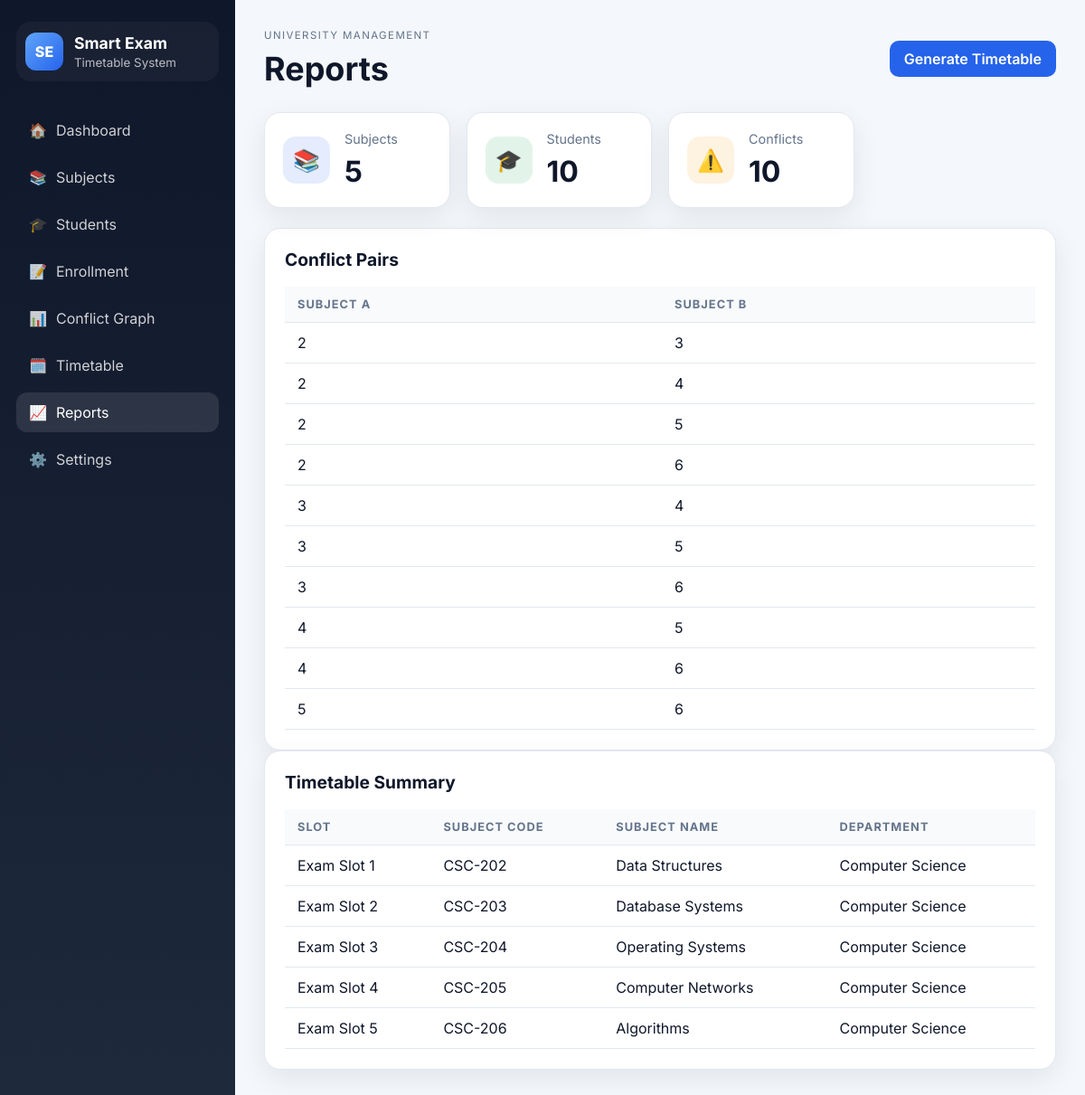
Page /reports on the committed database.
### tables this page shows
CREATE TABLE generated_timetable (
            id INTEGER PRIMARY KEY AUTOINCREMENT,
            subject_id INTEGER NOT NULL,
            slot_index INTEGER NOT NULL,
            slot_name TEXT NOT NULL,
            UNIQUE(subject_id),
            FOREIGN KEY(subject_id) REFERENCES subjects(id)
        );

CREATE TABLE subjects (
            id INTEGER PRIMARY KEY AUTOINCREMENT,
            code TEXT NOT NULL UNIQUE,
            name TEXT NOT NULL,
            department TEXT NOT NULL,
            semester INTEGER NOT NULL,
            created_at TEXT DEFAULT CURRENT_TIMESTAMP
        );

### app.py (the view)
@app.route("/reports")
def reports_page():
    subjects = fetch_subjects()
    students = fetch_students()
    enrollments = fetch_enrollments()
    conflict_pairs = get_conflict_pairs(subjects, [{"student_id": item["student_id"], "subject_id": item["subject_id"]} for item in enrollments])
    timetable = get_generated_timetable()
    subject_violations = []
    for subject in subjects:
        total_students = subject.get("student_count", 0)
        if total_students:
            subject_violations.append({
                "name": subject["name"],
                "students": total_students,
            })
    return render_template(
        "reports.html",
        subjects=subjects,
        students=students,
        enrollments=enrollments,
        conflict_pairs=conflict_pairs,
        timetable=timetable,
        subject_violations=subject_violations,
    )

### algorithm/graph.py (called while the page is built)
def build_conflict_graph(subjects, enrollments):
    subject_ids = {item["id"] for item in subjects}
    adjacency = {subject_id: set() for subject_id in subject_ids}
    students_to_subjects = defaultdict(set)
    for enrollment in enrollments:
        students_to_subjects[enrollment["student_id"]].add(enrollment["subject_id"])
    for related_subjects in students_to_subjects.values():
        related_subjects = list(related_subjects)
        for index, subject_id in enumerate(related_subjects):
            for other_subject_id in related_subjects[index + 1:]:
                if subject_id != other_subject_id:
                    adjacency[subject_id].add(other_subject_id)
                    adjacency[other_subject_id].add(subject_id)
    return adjacency

def get_conflict_pairs(subjects, enrollments):
    adjacency = build_conflict_graph(subjects, enrollments)
    pairs = set()
    for subject_id, neighbors in adjacency.items():
        for neighbor_id in neighbors:
            if subject_id < neighbor_id:
                pairs.add((subject_id, neighbor_id))
    return sorted(pairs)

### app.py (called while the page is built)
def get_generated_timetable():
    conn = get_connection()
    rows = conn.execute(
        """
        SELECT gt.subject_id, gt.slot_index, gt.slot_name,
               s.code AS subject_code, s.name AS subject_name, s.department, s.semester
        FROM generated_timetable gt
        JOIN subjects s ON s.id = gt.subject_id
        ORDER BY gt.slot_index, s.code
        """
    ).fetchall()
    conn.close()
    return [dict(row) for row in rows]

### database/db.py (called while the page is built)
def get_connection():
    conn = sqlite3.connect(DB_PATH)
    conn.row_factory = sqlite3.Row
    return conn

def fetch_subjects():
    conn = get_connection()
    rows = conn.execute(
        """
        SELECT s.id, s.code, s.name, s.department, s.semester,
               COUNT(DISTINCT e.student_id) AS student_count
        FROM subjects s
        LEFT JOIN enrollments e ON e.subject_id = s.id
        GROUP BY s.id, s.code, s.name, s.department, s.semester
        ORDER BY s.code ASC
        """
    ).fetchall()
    conn.close()
    return [dict(row) for row in rows]

### templates/reports.html (shortened to what this page needs)
{% extends 'base.html' %}
{% block page_title %}Reports{% endblock %}
{% block content %}
<div class="stats-grid">
    <div class="stat-card primary">
        <div class="stat-icon">📚</div>
        <div>
            <p>Subjects</p>
            <h3>{{ subjects|length }}</h3>
        </div>
    </div>
    <div class="stat-card success">
        <div class="stat-icon">🎓</div>
        <div>
            <p>Students</p>
            <h3>{{ students|length }}</h3>
        </div>
    </div>
    <div class="stat-card warning">
        <div class="stat-icon">⚠️</div>
        <div>
            <p>Conflicts</p>
            <h3>{{ conflict_pairs|length }}</h3>
        </div>
    </div>
</div>
<section class="panel">
    <div class="panel-header">
        <h3>Conflict Pairs</h3>
    </div>
    <div class="table-wrapper">
        <table>
            <thead>
                <tr>
                    <th>Subject A</th>
                    <th>Subject B</th>
                </tr>
            </thead>
            <tbody>
                {% for pair in conflict_pairs %}
                <tr>
                    <td>{{ pair[0] }}</td>
                    <td>{{ pair[1] }}</td>
                </tr>
                {% else %}
                <tr>
                    <td colspan="2" class="empty-state">No conflicts found.</td>
                </tr>
                {% endfor %}
            </tbody>
        </table>
    </div>
</section>
<section class="panel full-width">
    <div class="panel-header">
        <h3>Timetable Summary</h3>
    </div>
    <div class="table-wrapper">
        <table>
            <thead>
                <tr>
                    <th>Slot</th>
                    <th>Subject Code</th>
                    <th>Subject Name</th>
                    <th>Department</th>
                </tr>
            </thead>
            <tbody>
                {% for item in timetable %}
                <tr>
                    <td>{{ item.slot_name }}</td>
                    <td>{{ item.subject_code }}</td>
                    <td>{{ item.subject_name }}</td>
                    <td>{{ item.department }}</td>
                </tr>
                {% else %}
                <tr>
                    <td colspan="4" class="empty-state">No timetable generated yet.</td>
                </tr>
                {% endfor %}
            </tbody>
        </table>
    </div>
</section>
{% endblock %}

### static/css/style.css (style rules this page uses)
:root { --bg: #f4f7fb; --panel: #ffffff; --panel-alt: #edf4ff; --sidebar: #0f172a; --sidebar-soft: #1e293b; --primary: #2563eb; --primary-dark: #1d4ed8; --success: #16a34a; --warning: #f59e0b; --danger: #dc2626; --text: #0f172a; --muted: #64748b; --border: #e2e8f0; --shadow: 0 10px 30px rgba(15, 23, 42, 0.08); }
* { box-sizing: border-box; }
html, body { margin: 0; font-family: 'Inter', sans-serif; background: var(--bg); color: var(--text); }
body { min-height: 100vh; }
.stats-grid { display: grid; grid-template-columns: repeat(4, minmax(180px, 1fr)); gap: 18px; margin-bottom: 22px; }
.stat-card { background: var(--panel); border-radius: 18px; padding: 20px; box-shadow: var(--shadow); display: flex; align-items: center; gap: 16px; border: 1px solid var(--border); }
.stat-card p { margin: 0 0 8px; color: var(--muted); font-size: 0.9rem; }
.stat-card h3 { margin: 0; font-size: 2rem; }
.stat-icon { width: 52px; height: 52px; display: grid; place-items: center; border-radius: 14px; font-size: 1.5rem; background: var(--panel-alt); }
.stat-card.success .stat-icon { background: rgba(22,163,74,0.12); }
.stat-card.primary .stat-icon { background: rgba(37,99,235,0.12); }
.stat-card.warning .stat-icon { background: rgba(245,158,11,0.12); }
.panel { background: var(--panel); border-radius: 18px; box-shadow: var(--shadow); border: 1px solid var(--border); padding: 22px; }
.full-width { width: 100%; }
.panel-header { display: flex; justify-content: space-between; align-items: center; margin-bottom: 18px; }
.panel-header h3 { margin: 0; font-size: 1.2rem; }
.table-wrapper { overflow-x: auto; }
table { width: 100%; border-collapse: collapse; min-width: 720px; }
th, td { text-align: left; padding: 12px 14px; border-bottom: 1px solid var(--border); }
th { color: var(--muted); font-size: 0.8rem; text-transform: uppercase; letter-spacing: 0.08em; background: #f8fafc; }

### rows in the picture
generated_timetable: slot_name "Exam Slot 1", subject_code "CSC-202", subject_name "Data Structures", department "Computer Science"
generated_timetable: slot_name "Exam Slot 2", subject_code "CSC-203", subject_name "Database Systems", department "Computer Science"
generated_timetable: slot_name "Exam Slot 3", subject_code "CSC-204", subject_name "Operating Systems", department "Computer Science"
generated_timetable: slot_name "Exam Slot 4", subject_code "CSC-205", subject_name "Computer Networks", department "Computer Science"
generated_timetable: slot_name "Exam Slot 5", subject_code "CSC-206", subject_name "Algorithms", department "Computer Science"

### other values in the picture
{{ subjects|length }} "5"
{{ students|length }} "10"
{{ conflict_pairs|length }} "10"
{{ pair[0] }} "2" "2" "2" "2" "3" "3" "3" "4" "4" "5"
{{ pair[1] }} "3" "4" "5" "6" "4" "5" "6" "5" "6" "6"
